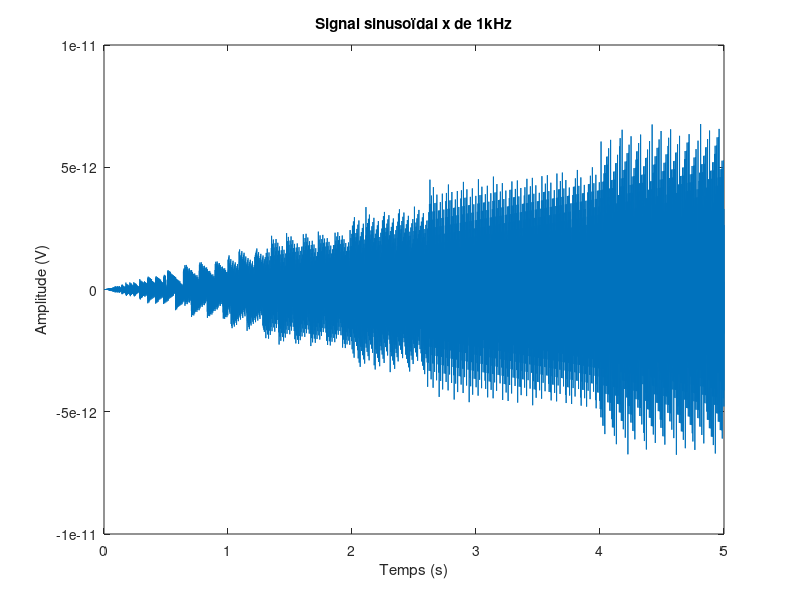

The MATLAB source for this figure:
clear variables;
clc;
close all;

%1

f0 = 1e3;
D = 5; % durée en s
Fe = 2e3; % fréquence d'échantillonnage en Hz
A1 = 1;
t = 0 : 1/Fe : D;

x = A1*sin(2*pi*f0*t);

plot(t,x);
xlabel('Temps (s)');
ylabel('Amplitude (V)');
title('Signal sinusoïdal x de 1kHz');

T0 = 1/f0;
